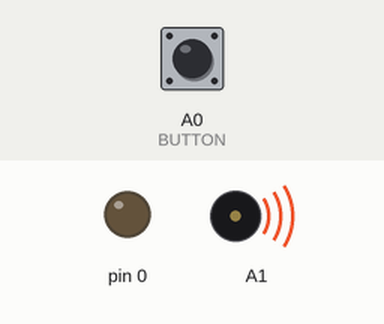
This sketch was run on a simulated Arduino Uno, built with avr-gcc and run on an emulated ATmega328P. Shown: output pins drawn as LEDs (lit = HIGH), buzzer (waves = sounding). The test bench sets the inputs (shaded band); at power-on: A0 (BUTTON) HIGH. Pins used as bus, display or sensor lines are not drawn.

Above: at 0.2 s.
At 7.73 s:
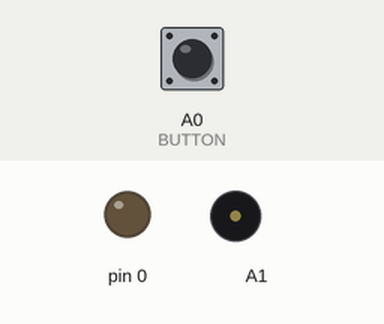
Timing chart, 0 to 8.0 s (numbered marks = the images above):
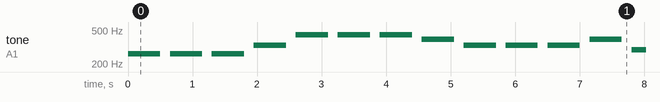

Measured:
- by itself, tone on A1: plays 262 Hz for 0.50 s, 262 Hz for 0.50 s, 262 Hz for 0.50 s, 330 Hz for 0.50 s, 440 Hz for 0.50 s, 440 Hz for 0.50 s … (54 notes in this stretch)

The sketch:

toneMelodyled0601.ino
```cpp
#include "pitches.h"

#define ROW1 9
#define ROW2 8
#define ROW3 4
#define ROW4 A3
#define ROW5 3
#define ROW6 10
#define ROW7 11
#define ROW8 6
#define COL1 A2
#define COL2 12
#define COL3 A4
#define COL4 13
#define COL5 5
#define COL6 A5
#define COL7 7
#define COL8 2

#define BUTTON A0

const int row[] = {
  ROW1, ROW2, ROW3, ROW4, ROW5, ROW6, ROW7, ROW8
};
const int col[] = {
  COL1,COL2, COL3, COL4, COL5, COL6, COL7, COL8
};

byte scan[8][8] = {
  {1, 0, 0, 0, 0, 0, 0, 0},
  {0, 1, 0, 0, 0, 0, 0, 0},
  {0, 0, 1, 0, 0, 0, 0, 0},
  {0, 0, 0, 1, 0, 0, 0, 0},
  {0, 0, 0, 0, 1, 0, 0, 0},
  {0, 0, 0, 0, 0, 1, 0, 0},
  {0, 0, 0, 0, 0, 0, 1, 0},
  {0, 0, 0, 0, 0, 0, 0, 1}
};

byte E[8][8] = {
  {0,0,0,0,0,0,0,0},
  {0,1,1,1,1,1,1,1},
  {0,1,1,1,1,1,1,1},
  {0,0,0,0,0,0,0,0},
  {0,0,0,0,0,0,0,0},
  {0,1,1,1,1,1,1,1},
  {0,1,1,1,1,1,1,1},
  {0,0,0,0,0,0,0,0}
  };

int melody0[] = {
  NOTE_C4, NOTE_C4, NOTE_C4, NOTE_E4, NOTE_A4, NOTE_A4, NOTE_A4, NOTE_G4, NOTE_E4,  NOTE_E4, NOTE_E4, NOTE_G4, NOTE_D4, NOTE_D4, NOTE_D4, NOTE_B3,
};
int noteDurations[] = {
   2, 2, 2, 2, 2, 2, 2, 2, 2, 2, 2, 2, 2, 2, 2, 1
};


int melody1[]={
NOTE_A3, NOTE_C4, NOTE_E4, NOTE_D4, NOTE_E4, NOTE_E4, NOTE_D4, NOTE_E4, NOTE_G4, NOTE_E4, NOTE_A4, NOTE_C4, NOTE_E4, NOTE_D4, NOTE_A4, NOTE_A5,
};
int noteDurationsD[] = {
4, 4, 4, 8, 4, 4, 8, 4, 4, 2, 4, 4, 2, 4, 4, 2
};

int thisNote=-1,noteDuration=0;
long presentTime=0,previousTime=0,pauseBetweenNotes=0;
byte previousState=1, presentState=1, patternNumber=0;

void setup()
{
  for (byte i = 0; i <= 8; i++) {
    pinMode(row[i], OUTPUT);
  }
  for (byte i = 0; i <= 8; i++) {
    pinMode(col[i], OUTPUT);
  }
  pinMode(A0,INPUT_PULLUP);
}


void check(){
  presentTime=millis();
  if(presentTime-previousTime>=pauseBetweenNotes){
    thisNote+=1;
    if (thisNote>=16)
    {
      thisNote=-1;
      pauseBetweenNotes=1000;
      previousTime=millis();
    }
   else{
    noteDuration=1000/noteDurations[thisNote];
    tone(A1, melody0[thisNote], noteDuration);
    pauseBetweenNotes = noteDuration * 1.30;
    previousTime=millis();
    }
  }
}

void check2(){
  presentTime=millis();
  if(presentTime-previousTime>=pauseBetweenNotes){
    thisNote+=1;
    if(thisNote>=16){
      thisNote=-1;
      pauseBetweenNotes=1000;
      previousTime=millis();
    }
    else{
      noteDuration = 1000 / noteDurationsD[thisNote];
      tone(A1, melody1[thisNote], noteDuration);
      pauseBetweenNotes = noteDuration * 1.2;
      previousTime=millis();
    }
  }
}

void loop() {
  presentState = digitalRead(BUTTON);
  if(presentState==0&&previousState==1){
    patternNumber++;
    if(patternNumber>1)patternNumber=0;
  }
  if(patternNumber==0){
    showPattern(scan);
    check();
  }
  else{
    showPattern(E);
    check2();
  }
  previousState=presentState;
}

void showPattern(byte matrix[8][8]){
  for(byte i = 0; i < 8; i++){
    for(byte j = 0; j < 8; j++){
      digitalWrite(row[j], 1 - scan[i][j]);
      digitalWrite(col[j], 1 - matrix[i][j]);
    }
    for(byte j = 0; j < 8; j++){
      digitalWrite(row[j], HIGH);
      digitalWrite(col[j], LOW);
    }
  }
}
```
